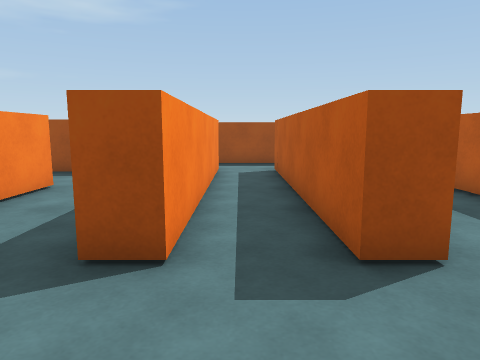
view 1 (above)

20 first-person views from a walk through a 3-D level made in the Unity game engine. The camera is 1.2 m above the floor, tilts 8° down and sees 70° across. The floor is counted in squares, 1 m on a side. Each view is taken from the middle of a square. On the plan, view 1 faces up. The plan holds only what a view shows up to about 14 squares ahead; the rest is blank. The place goes on beyond the plan.

view 2
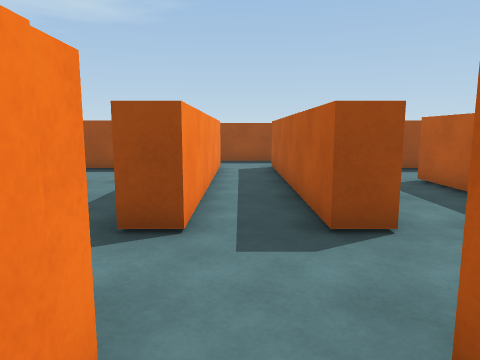

view 3
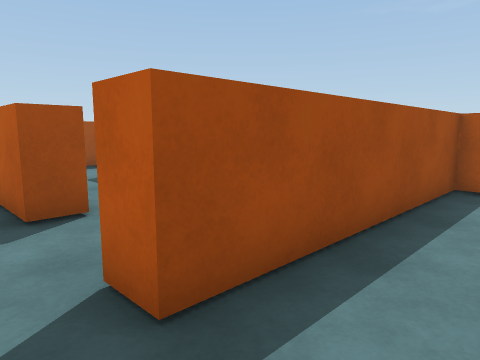

view 4
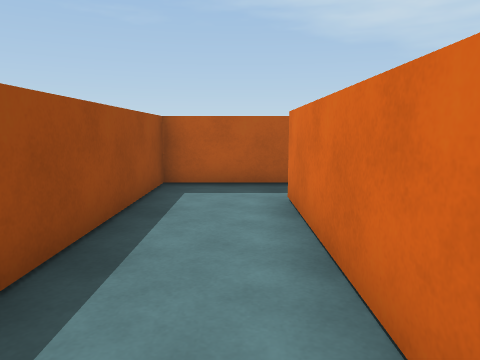

view 5
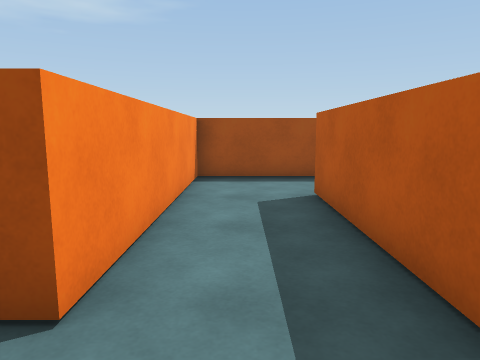

view 6
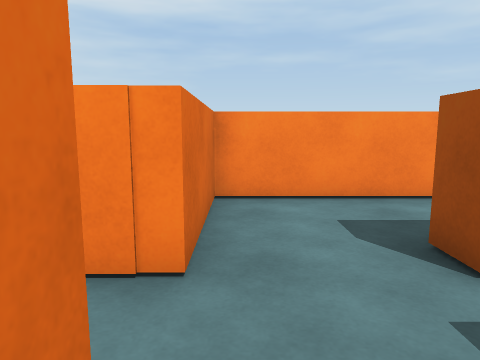

view 7
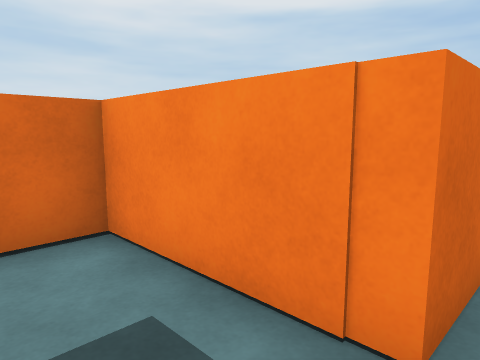

view 8
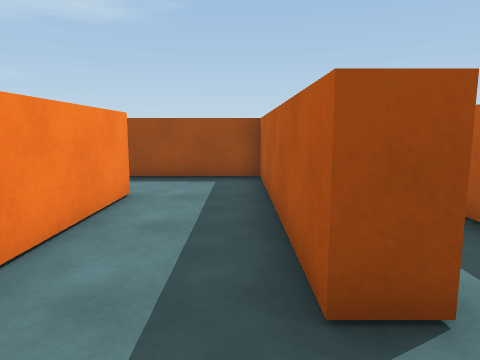

view 9
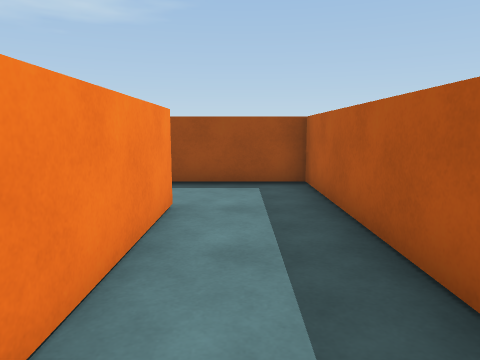

view 10
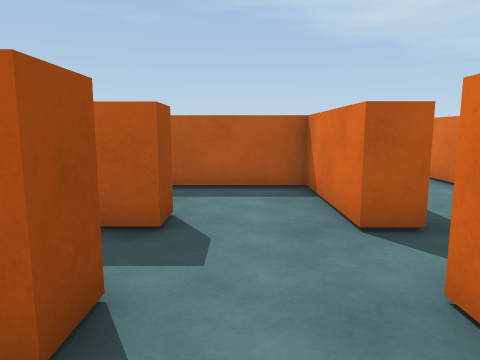

view 11
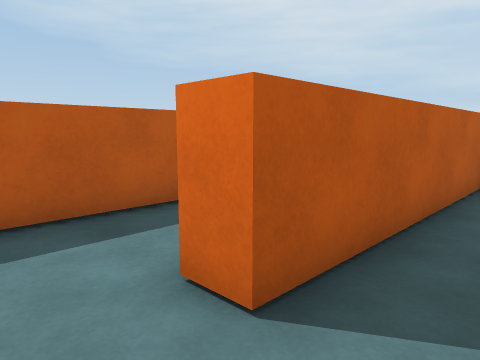

view 12
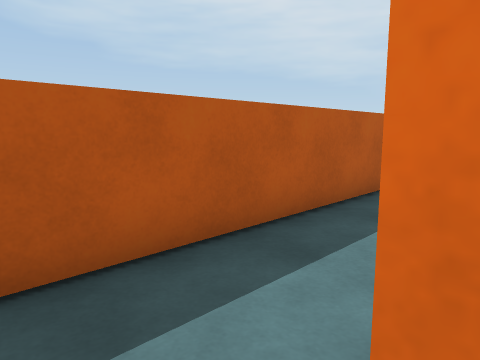

view 13
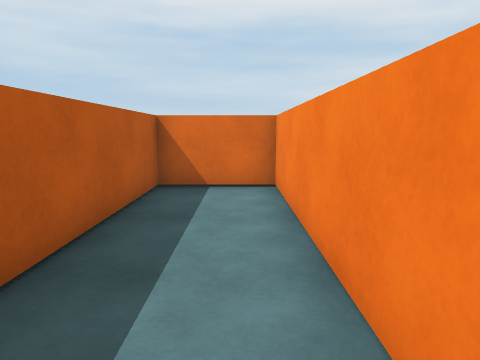

view 14
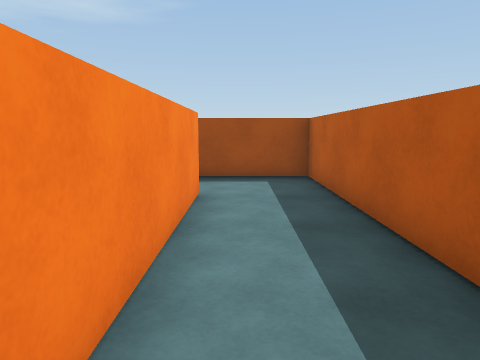

view 15
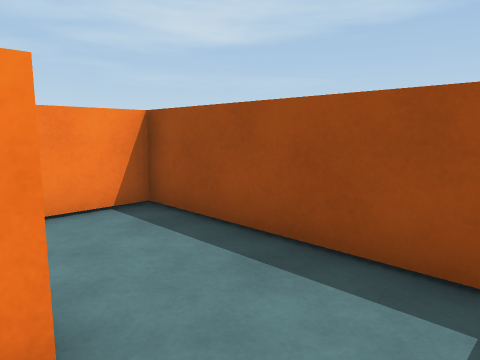

view 16
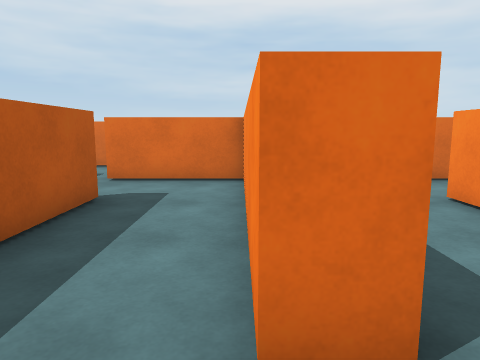

view 17
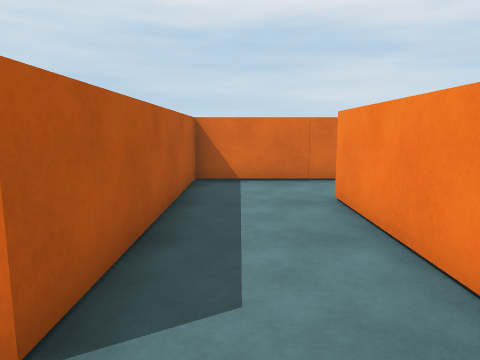

view 18
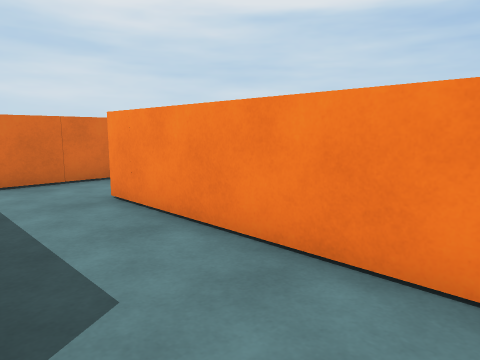

view 19
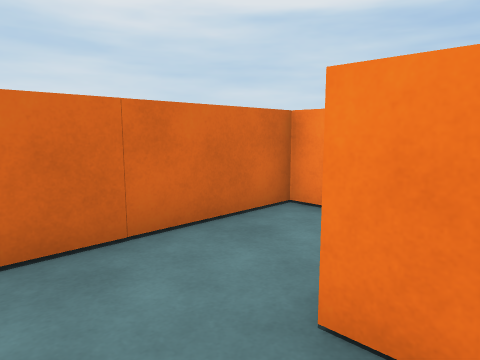

view 20
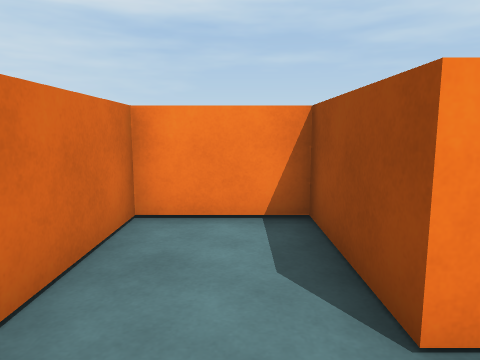

### Floor plan
Points are (right, up) in squares from view 1. A wall is a line through its corners. A room is listed if a view was taken in it or the views show most of it. See-through windows are left out.
Room 1 (views 1, 2, 3, 4)
walls: (-0.7, 0.5) (-0.7, -2.9) (6.1, -2.9); (7.8, -3.1) (7.8, -0.3) (1.1, -0.3) (1.1, 0.5)
ways out: opening at (0.5, 0) to room 3; opening at (7, -3)
Room 2 (views 5, 11, 12)
walls: (2.5, 0.5) (4.4, 0.5) (4.4, 7.4) (5.2, 7.4); (5.6, 9.9) (1.9, 9.9) (1.9, 3)
ways out: opening at (2, 1.5) to room 3; opening at (5, 8.5) to room 5
Room 3 (views 6, 7)
walls: (1.9, 3) (1.1, 3) (1.1, 10.8); (1.1, 0.5) (2.5, 0.5); (-0.7, 10.8) (-0.7, 3)
ways out: opening at (0.5, 0) to room 1; opening at (2, 1.5) to room 2; opening at (-1, 1.5) to room 4; opening at (0, 11)
Room 4 (views 8, 9, 10)
walls: (-0.7, 3) (-1.5, 3) (-1.5, 9.9) (-3.5, 9.9); (-4.1, 7.4) (-4.1, 0.5) (-0.7, 0.5)
ways out: opening at (-1, 1.5) to room 3; opening at (-4.5, 8.5) to room 6
Room 5 (views 13, 14, 15)
walls: (5.2, 7.4) (5.2, 0.5) (7.8, 0.5) (7.8, 9.9) (5.6, 9.9)
ways out: opening at (5, 8.5) to room 2
Room 6 (views 16, 17, 18, 19, 20)
walls: (-7.7, 8.6) (-7.7, 3) (-10.7, 3) (-10.7, 0.5) (-4.9, 0.5) (-4.9, 7.4) (-4.1, 7.4); (-3.5, 9.9) (-5.5, 9.9)
ways out: opening at (-4.5, 8.5) to room 4

Where each view was taken, in squares from view 1:
view 1: 0 up, 0 right, facing up
view 2: 1 down, 0 right, facing up
view 3: 2 down, 0 right, facing up-right
view 4: 2 down, 0 right, facing right
view 5: 1 up, 3 right, facing up
view 6: 1 up, 2 right, facing left
view 7: 1 up, 1 right, facing down-left
view 8: 1 up, 2 left, facing up
view 9: 2 up, 3 left, facing up
view 10: 2 up, 3 left, facing right
view 11: 9 up, 3 right, facing down-right
view 12: 8 up, 5 right, facing down-right
view 13: 8 up, 6 right, facing down
view 14: 1 up, 6 right, facing up
view 15: 7 up, 7 right, facing up-left
view 16: 9 up, 4 left, facing down
view 17: 9 up, 6 left, facing down
view 18: 9 up, 5 left, facing down-left
view 19: 4 up, 6 left, facing down-left
view 20: 2 up, 6 left, facing left
